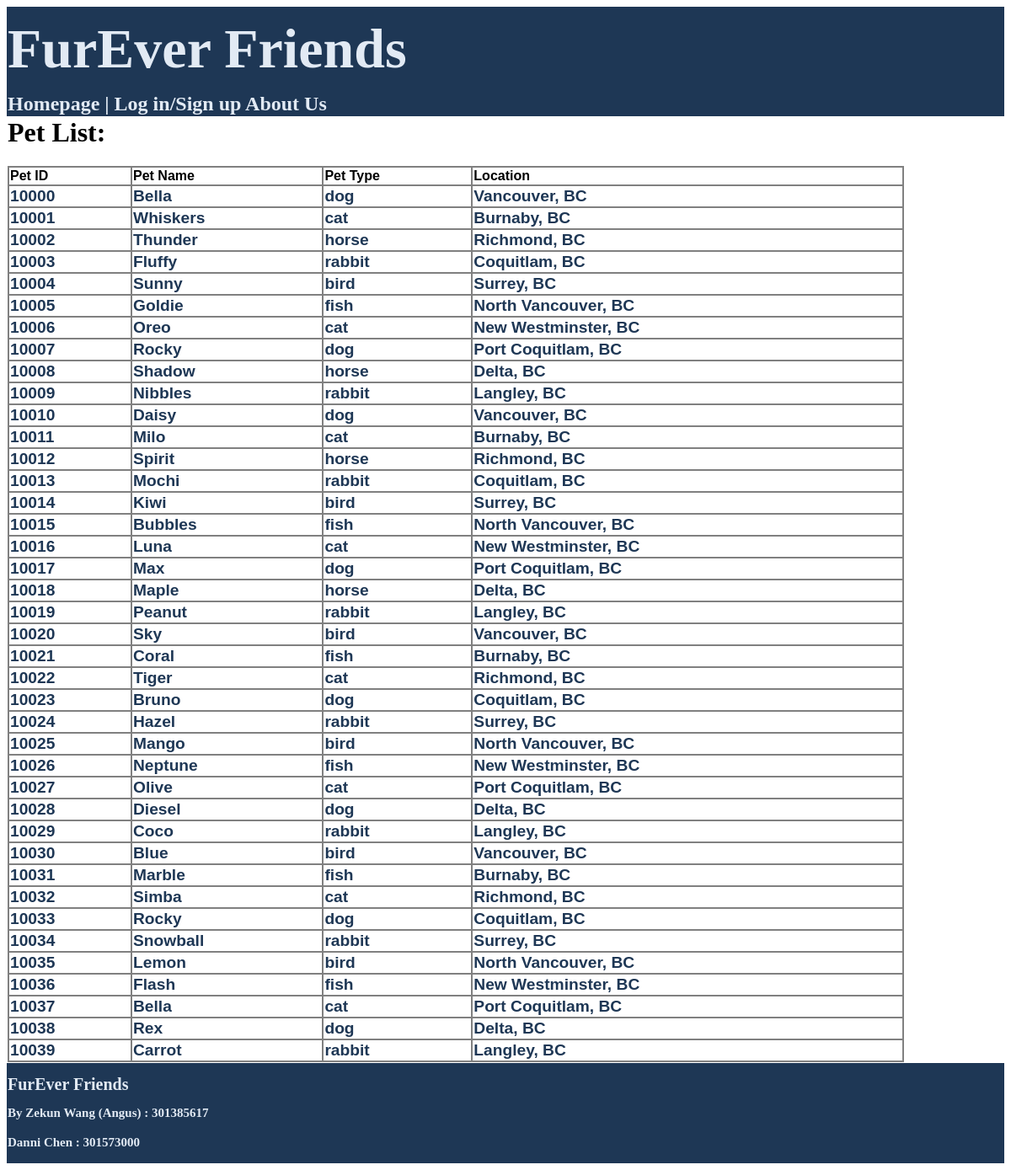
The page /homepage.php on the database its author committed.
### tables this page shows
CREATE TABLE `pet` (
  `pet_id` int(5) NOT NULL,
  `pet_name` varchar(20) NOT NULL,
  `location` varchar(50) NOT NULL,
  `pet_type` varchar(20) NOT NULL,
  `post_date` date NOT NULL,
  `description` text NOT NULL
);

### homepage.php (the view, shortened to what this page needs)
<?php
require("db.php");
$connection = mysqli_connect($dbhost, $dbuser, $dbpass, $dbname);
?>
<?php
require('header.php');
echo "<h1>Pet List: </h1>";
$general_query = "SELECT pet_id, pet_name, pet_type, location FROM pet";
$select_result = mysqli_query($connection, $general_query);
if(mysqli_num_rows($select_result) != 0){
    echo"<table class='resultTable'><tr>";
        echo "<td class='tableGrid'><p class='tableHeader'>Pet ID</p></td>";
        echo "<td class='tableGrid'><p class='tableHeader'>Pet Name</p></td>";
        echo "<td class='tableGrid'><p class='tableHeader'>Pet Type</p></td>";
        echo "<td class='tableGrid'><p class='tableHeader'>Location</p></td>";
    echo "</tr><tr>";
    while($row = mysqli_fetch_assoc($select_result)){
        echo "<td class='tableGrid'><a href='pet_information.php' id='link1'>". $row['pet_id']. "</a></td>";
        echo "<td class='tableGrid'><a href='pet_information.php' id='link1'>". $row['pet_name']. "</a></td>";
        echo "<td class='tableGrid'><a href='pet_information.php' id='link1'>". $row['pet_type']. "</a></td>";
        echo "<td class='tableGrid'><a href='pet_information.php' id='link1'>". $row['location']. "</a></td>";
        echo"</tr>";
    }
    echo"</table>";
}
else{
    echo"<tr>Result is empty!</tr>";
}
require('footer.php');
?>

### header.php (shortened to what this page needs)
<html>
<head>
</head>
<body>
    <table style="height:85%; width:100%;border-spacing:0px">
    <tr style="height:100px;background-color:#1E3755">
        <th style="font-family:verdana;font-size:66px;color:#E2EAF4;text-align:left">FurEver Friends</th>
    </tr>
    <tr height="30" bgcolor="#1E3755">
        <td style="font-family:verdana;font-size:24px;color:#E2EAF4;" id="header">
            <strong><a href="homepage.php"> Homepage </a> |
                    <a href="log_in.php"> Log in/Sign up </a>
                    <a href="about_us.php"> About Us </a>
        </td>
    <tr bgcolor="FFFFFF">
    <td >

### footer.php (shortened to what this page needs)
<footer>
    <table style="width:100%;border-spacing:0px" id="footer">
        <tr style="height:50px;background-color:#1E3755">
            <th style="font-family:verdana;font-size:20px;color:#E2EAF4;text-align:left">FurEver Friends</th>
        </tr>
        <tr style="background-color:#1E3755">
            <th style="font-family:verdana;font-size:15px;color:#E2EAF4;text-align:left">By Zekun Wang (Angus) : 301385617</th>
        </tr>
        <tr style="height:50px;background-color:#1E3755">
            <th style="font-family:verdana;font-size:15px;color:#E2EAF4;text-align:left">Danni Chen : 301573000</th>
        </tr>
    </table>
</footer>
</body>
</html>

### header.php (style rules this page uses)
a { color:#E2EAF4; text-decoration: none; }

### rows shown on the page
pet: pet_id "10000", pet_name "Bella", pet_type "dog", location "Vancouver, BC"
pet: pet_id "10001", pet_name "Whiskers", pet_type "cat", location "Burnaby, BC"
pet: pet_id "10002", pet_name "Thunder", pet_type "horse", location "Richmond, BC"
pet: pet_id "10003", pet_name "Fluffy", pet_type "rabbit", location "Coquitlam, BC"
pet: pet_id "10004", pet_name "Sunny", pet_type "bird", location "Surrey, BC"
pet: pet_id "10005", pet_name "Goldie", pet_type "fish", location "North Vancouver, BC"
pet: pet_id "10006", pet_name "Oreo", pet_type "cat", location "New Westminster, BC"
pet: pet_id "10007", pet_name "Rocky", pet_type "dog", location "Port Coquitlam, BC"
pet: pet_id "10008", pet_name "Shadow", pet_type "horse", location "Delta, BC"
pet: pet_id "10009", pet_name "Nibbles", pet_type "rabbit", location "Langley, BC"
pet: pet_id "10010", pet_name "Daisy", pet_type "dog", location "Vancouver, BC"
pet: pet_id "10011", pet_name "Milo", pet_type "cat", location "Burnaby, BC"
pet: pet_id "10012", pet_name "Spirit", pet_type "horse", location "Richmond, BC"
pet: pet_id "10013", pet_name "Mochi", pet_type "rabbit", location "Coquitlam, BC"
pet: pet_id "10014", pet_name "Kiwi", pet_type "bird", location "Surrey, BC"
pet: pet_id "10015", pet_name "Bubbles", pet_type "fish", location "North Vancouver, BC"
pet: pet_id "10016", pet_name "Luna", pet_type "cat", location "New Westminster, BC"
pet: pet_id "10017", pet_name "Max", pet_type "dog", location "Port Coquitlam, BC"
pet: pet_id "10018", pet_name "Maple", pet_type "horse", location "Delta, BC"
pet: pet_id "10019", pet_name "Peanut", pet_type "rabbit", location "Langley, BC"
pet: pet_id "10020", pet_name "Sky", pet_type "bird", location "Vancouver, BC"
pet: pet_id "10021", pet_name "Coral", pet_type "fish", location "Burnaby, BC"
pet: pet_id "10022", pet_name "Tiger", pet_type "cat", location "Richmond, BC"
pet: pet_id "10023", pet_name "Bruno", pet_type "dog", location "Coquitlam, BC"
pet: pet_id "10024", pet_name "Hazel", pet_type "rabbit", location "Surrey, BC"
pet: pet_id "10025", pet_name "Mango", pet_type "bird", location "North Vancouver, BC"
pet: pet_id "10026", pet_name "Neptune", pet_type "fish", location "New Westminster, BC"
pet: pet_id "10027", pet_name "Olive", pet_type "cat", location "Port Coquitlam, BC"
pet: pet_id "10028", pet_name "Diesel", pet_type "dog", location "Delta, BC"
pet: pet_id "10029", pet_name "Coco", pet_type "rabbit", location "Langley, BC"
pet: pet_id "10030", pet_name "Blue", pet_type "bird", location "Vancouver, BC"
pet: pet_id "10031", pet_name "Marble", pet_type "fish", location "Burnaby, BC"
pet: pet_id "10032", pet_name "Simba", pet_type "cat", location "Richmond, BC"
pet: pet_id "10033", pet_name "Rocky", pet_type "dog", location "Coquitlam, BC"
pet: pet_id "10034", pet_name "Snowball", pet_type "rabbit", location "Surrey, BC"
pet: pet_id "10035", pet_name "Lemon", pet_type "bird", location "North Vancouver, BC"
pet: pet_id "10036", pet_name "Flash", pet_type "fish", location "New Westminster, BC"
pet: pet_id "10037", pet_name "Bella", pet_type "cat", location "Port Coquitlam, BC"
pet: pet_id "10038", pet_name "Rex", pet_type "dog", location "Delta, BC"
pet: pet_id "10039", pet_name "Carrot", pet_type "rabbit", location "Langley, BC"
